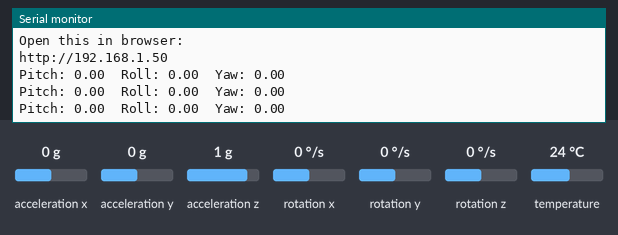
Bench run of a sketch on a simulated ESP32. On the bench: the last lines printed to the serial monitor. The test bench sets the inputs (shaded band); at power-on: acceleration x 0 g, acceleration y 0 g, acceleration z 1 g, rotation x 0 °/s, rotation y 0 °/s, rotation z 0 °/s, temperature 24 °C. WiFi joins after 1.5 s; servers stay silent unless stated.

Above: at 3.9 s.
4.0 s: acceleration x set to -1.4 g
At 4.6 s:
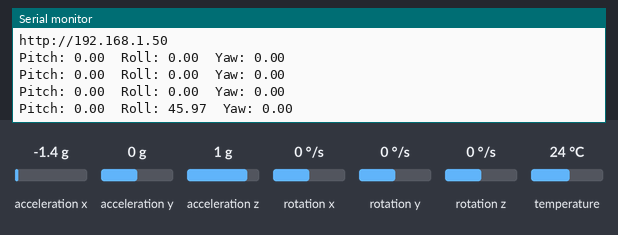
5.5 s: acceleration y set to -1.4 g
At 6.1 s:
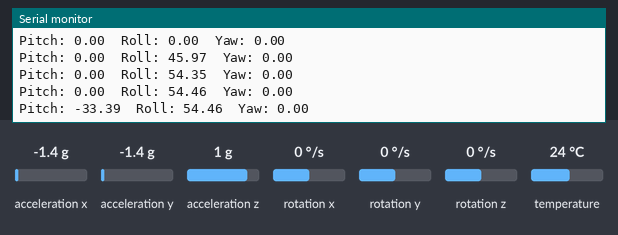
7.0 s: acceleration z set to -1.4 g
At 7.6 s:
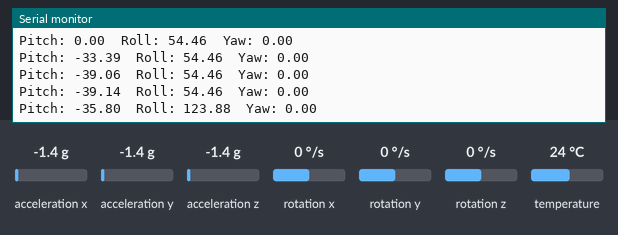
8.5 s: rotation x set to -192 °/s
At 9.1 s:
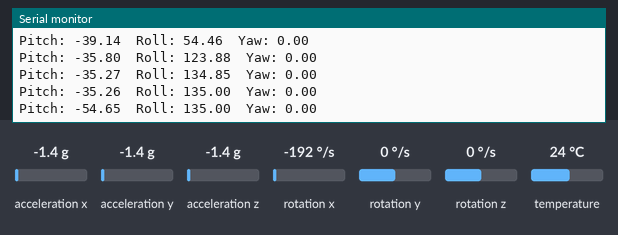
10.0 s: rotation y set to -192 °/s
At 10.7 s:
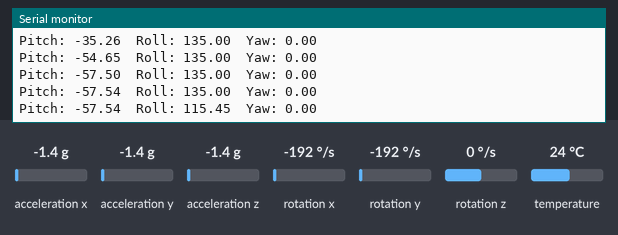
Timing chart, 0 to 12.5 s (numbered marks = the images above; inputs shaded):
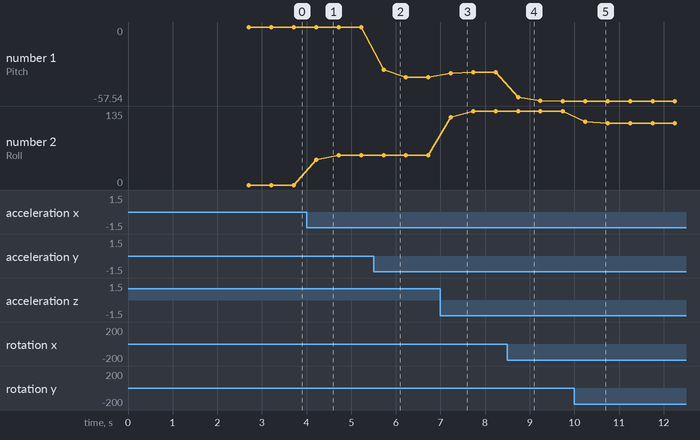

The sketch:

esp32-motion-mpu6050.ino
```cpp
/*
  ESP32 + MPU6050 HTTP Motion Server
  ----------------------------------
  Serves pitch, roll, yaw at:

    http://ESP32_IP/get?pitch&roll&yaw

  JSON format is compatible with your Python script:
    data["buffer"]["pitch"]["buffer"][0]
    data["buffer"]["roll"]["buffer"][0]
    data["buffer"]["yaw"]["buffer"][0]

  Libraries:
    - WiFi.h
    - WebServer.h
    - Wire.h
    - Adafruit_MPU6050
    - Adafruit_Sensor

  Install from Library Manager:
    - Adafruit MPU6050
    - Adafruit Unified Sensor
*/

#include <WiFi.h>
#include <WebServer.h>
#include <Wire.h>
#include <Adafruit_MPU6050.h>
#include <Adafruit_Sensor.h>
#include <math.h>

// ---------------- Wi-Fi ----------------
const char* ssid = "YOUR_WIFI_NAME";
const char* password = "YOUR_WIFI_PASSWORD";

// ---------------- Web server ----------------
WebServer server(80);

// ---------------- MPU6050 ----------------
Adafruit_MPU6050 mpu;

// ---------------- Orientation variables ----------------
float pitch = 0.0f;   // degrees
float roll  = 0.0f;   // degrees
float yaw   = 0.0f;   // degrees

unsigned long lastMicros = 0;

// Complementary filter coefficient
const float alpha = 0.98f;

// ---------------- HTML root page ----------------
void handleRoot() {
  String html = "<html><body>";
  html += "<h2>ESP32 MPU6050 Motion Server</h2>";
  html += "<p>Use endpoint: <a href=\"/get?pitch&roll&yaw\">/get?pitch&roll&yaw</a></p>";
  html += "<p>Pitch: " + String(pitch, 2) + " deg</p>";
  html += "<p>Roll: " + String(roll, 2) + " deg</p>";
  html += "<p>Yaw: " + String(yaw, 2) + " deg</p>";
  html += "</body></html>";
  server.send(200, "text/html", html);
}

// ---------------- JSON endpoint ----------------
void handleGet() {
  String json = "{";
  json += "\"buffer\":{";
  json += "\"pitch\":{\"buffer\":[" + String(pitch, 3) + "]},";
  json += "\"roll\":{\"buffer\":[" + String(roll, 3) + "]},";
  json += "\"yaw\":{\"buffer\":[" + String(yaw, 3) + "]}";
  json += "}";
  json += "}";

  server.send(200, "application/json", json);
}

// ---------------- Wi-Fi connect ----------------
void connectWiFi() {
  WiFi.mode(WIFI_STA);
  WiFi.begin(ssid, password);

  Serial.print("Connecting to Wi-Fi");
  while (WiFi.status() != WL_CONNECTED) {
    delay(500);
    Serial.print(".");
  }

  Serial.println();
  Serial.println("Wi-Fi connected");
  Serial.print("ESP32 IP address: ");
  Serial.println(WiFi.localIP());
}

// ---------------- MPU init ----------------
void initMPU() {
  if (!mpu.begin()) {
    Serial.println("MPU6050 not found. Check wiring.");
    while (true) {
      delay(1000);
    }
  }

  mpu.setAccelerometerRange(MPU6050_RANGE_8_G);
  mpu.setGyroRange(MPU6050_RANGE_500_DEG);
  mpu.setFilterBandwidth(MPU6050_BAND_21_HZ);

  delay(200);
  lastMicros = micros();
}

// ---------------- Orientation update ----------------
void updateOrientation() {
  sensors_event_t a, g, temp;
  mpu.getEvent(&a, &g, &temp);

  unsigned long now = micros();
  float dt = (now - lastMicros) / 1000000.0f;
  lastMicros = now;

  if (dt <= 0.0f || dt > 0.1f) dt = 0.01f;

  // Accelerometer angles
  float accPitch = atan2(a.acceleration.y,
                         sqrt(a.acceleration.x * a.acceleration.x +
                              a.acceleration.z * a.acceleration.z)) * 180.0f / PI;

  float accRoll = atan2(-a.acceleration.x, a.acceleration.z) * 180.0f / PI;

  // Gyro is in rad/s from Adafruit library
  float gyroX = g.gyro.x * 180.0f / PI; // deg/s
  float gyroY = g.gyro.y * 180.0f / PI; // deg/s
  float gyroZ = g.gyro.z * 180.0f / PI; // deg/s

  // Complementary filter
  pitch = alpha * (pitch + gyroX * dt) + (1.0f - alpha) * accPitch;
  roll  = alpha * (roll  + gyroY * dt) + (1.0f - alpha) * accRoll;

  // Yaw from gyro only -> will drift over time
  yaw += gyroZ * dt;

  // Keep yaw in [-180, 180]
  if (yaw > 180.0f) yaw -= 360.0f;
  if (yaw < -180.0f) yaw += 360.0f;
}

void setup() {
  Serial.begin(115200);
  delay(1000);

  Wire.begin(); // default ESP32 I2C pins: SDA=21, SCL=22

  initMPU();
  connectWiFi();

  server.on("/", handleRoot);
  server.on("/get", handleGet);
  server.begin();

  Serial.println("HTTP server started");
  Serial.println("Open this in browser:");
  Serial.print("http://");
  Serial.println(WiFi.localIP());
}

void loop() {
  updateOrientation();
  server.handleClient();

  static unsigned long lastPrint = 0;
  if (millis() - lastPrint > 500) {
    lastPrint = millis();
    Serial.print("Pitch: ");
    Serial.print(pitch, 2);
    Serial.print("  Roll: ");
    Serial.print(roll, 2);
    Serial.print("  Yaw: ");
    Serial.println(yaw, 2);
  }
}
```

Measured:
- after the input at 4.0 s, the serial monitor: prints a new line after 0.22 s (image 1)
- after the input at 5.5 s, the serial monitor: prints a new line after 0.22 s (image 2)
- after the input at 7.0 s, the serial monitor: prints a new line after 0.23 s (image 3)
- after the input at 8.5 s, the serial monitor: prints a new line after 0.24 s (image 4)
- after the input at 10.0 s, the serial monitor: prints a new line after 0.24 s (image 5)
- plotted number 1: 0 → -39.14 after the input at 5.5 s, -39.14 → -35.26 after the input at 7.0 s, -35.26 → -57.54 after the input at 8.5 s
- plotted number 2: 0 → 54.46 after the input at 4.0 s, 54.46 → 135 after the input at 7.0 s, 135 → 112.72 after the input at 10.0 s
